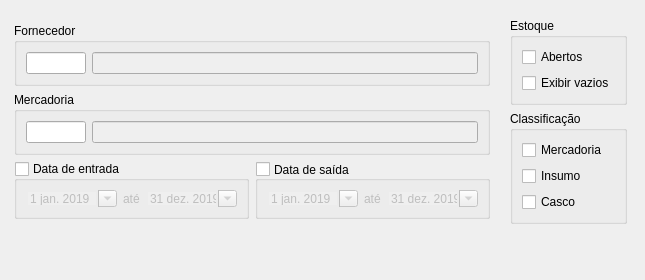
<?xml version="1.0" encoding="UTF-8"?>
<ui version="4.0">
 <class>FiltroEstoque</class>
 <widget class="QDialog" name="FiltroEstoque">
  <property name="geometry">
   <rect>
    <x>0</x>
    <y>0</y>
    <width>645</width>
    <height>280</height>
   </rect>
  </property>
  <property name="sizePolicy">
   <sizepolicy hsizetype="Expanding" vsizetype="Expanding">
    <horstretch>0</horstretch>
    <verstretch>0</verstretch>
   </sizepolicy>
  </property>
  <property name="minimumSize">
   <size>
    <width>600</width>
    <height>250</height>
   </size>
  </property>
  <property name="maximumSize">
   <size>
    <width>645</width>
    <height>280</height>
   </size>
  </property>
  <property name="sizeIncrement">
   <size>
    <width>100</width>
    <height>50</height>
   </size>
  </property>
  <property name="windowTitle">
   <string>Filtro Estoque</string>
  </property>
  <property name="locale">
   <locale language="Portuguese" country="Brazil"/>
  </property>
  <property name="sizeGripEnabled">
   <bool>false</bool>
  </property>
  <layout class="QGridLayout" name="gridLayout">
   <property name="leftMargin">
    <number>0</number>
   </property>
   <property name="topMargin">
    <number>0</number>
   </property>
   <property name="rightMargin">
    <number>0</number>
   </property>
   <property name="bottomMargin">
    <number>0</number>
   </property>
   <property name="spacing">
    <number>6</number>
   </property>
   <item row="0" column="0">
    <widget class="QFrame" name="frame">
     <property name="sizePolicy">
      <sizepolicy hsizetype="Expanding" vsizetype="Expanding">
       <horstretch>0</horstretch>
       <verstretch>0</verstretch>
      </sizepolicy>
     </property>
     <property name="font">
      <font>
       <weight>75</weight>
       <bold>true</bold>
      </font>
     </property>
     <property name="lineWidth">
      <number>0</number>
     </property>
     <layout class="QGridLayout" name="gridLayout_2">
      <property name="leftMargin">
       <number>0</number>
      </property>
      <property name="topMargin">
       <number>0</number>
      </property>
      <property name="rightMargin">
       <number>0</number>
      </property>
      <property name="bottomMargin">
       <number>0</number>
      </property>
      <property name="verticalSpacing">
       <number>6</number>
      </property>
      <item row="1" column="0">
       <widget class="QFrame" name="formFrame">
        <property name="sizePolicy">
         <sizepolicy hsizetype="Preferred" vsizetype="Preferred">
          <horstretch>0</horstretch>
          <verstretch>0</verstretch>
         </sizepolicy>
        </property>
        <property name="font">
         <font>
          <weight>50</weight>
          <bold>false</bold>
         </font>
        </property>
        <layout class="QGridLayout" name="gridLayout_3">
         <property name="leftMargin">
          <number>9</number>
         </property>
         <item row="0" column="1">
          <widget class="QFrame" name="frame_2">
           <property name="sizePolicy">
            <sizepolicy hsizetype="Preferred" vsizetype="Fixed">
             <horstretch>0</horstretch>
             <verstretch>0</verstretch>
            </sizepolicy>
           </property>
           <layout class="QVBoxLayout" name="verticalLayout_4">
            <item>
             <widget class="QGroupBox" name="groupBox_4">
              <property name="sizePolicy">
               <sizepolicy hsizetype="Preferred" vsizetype="Preferred">
                <horstretch>0</horstretch>
                <verstretch>0</verstretch>
               </sizepolicy>
              </property>
              <property name="title">
               <string>Estoque</string>
              </property>
              <layout class="QVBoxLayout" name="verticalLayout_2">
               <item>
                <widget class="QCheckBox" name="checkBox_abertos">
                 <property name="text">
                  <string>Abertos</string>
                 </property>
                </widget>
               </item>
               <item>
                <widget class="QCheckBox" name="checkBox_vazios">
                 <property name="text">
                  <string>Exibir vazios</string>
                 </property>
                </widget>
               </item>
              </layout>
             </widget>
            </item>
            <item>
             <widget class="QGroupBox" name="groupBox_3">
              <property name="sizePolicy">
               <sizepolicy hsizetype="Preferred" vsizetype="Preferred">
                <horstretch>0</horstretch>
                <verstretch>0</verstretch>
               </sizepolicy>
              </property>
              <property name="title">
               <string>Classificação</string>
              </property>
              <layout class="QVBoxLayout" name="verticalLayout">
               <item>
                <widget class="QCheckBox" name="checkBox_mercadoria">
                 <property name="text">
                  <string>Mercadoria</string>
                 </property>
                </widget>
               </item>
               <item>
                <widget class="QCheckBox" name="checkBox_insumo">
                 <property name="text">
                  <string>Insumo</string>
                 </property>
                </widget>
               </item>
               <item>
                <widget class="QCheckBox" name="checkBox_casco">
                 <property name="text">
                  <string>Casco</string>
                 </property>
                </widget>
               </item>
              </layout>
             </widget>
            </item>
           </layout>
          </widget>
         </item>
         <item row="0" column="0">
          <widget class="QFrame" name="frame_3">
           <property name="sizePolicy">
            <sizepolicy hsizetype="Preferred" vsizetype="Fixed">
             <horstretch>0</horstretch>
             <verstretch>0</verstretch>
            </sizepolicy>
           </property>
           <property name="frameShape">
            <enum>QFrame::NoFrame</enum>
           </property>
           <property name="frameShadow">
            <enum>QFrame::Plain</enum>
           </property>
           <property name="lineWidth">
            <number>0</number>
           </property>
           <layout class="QVBoxLayout" name="verticalLayout_5">
            <property name="leftMargin">
             <number>5</number>
            </property>
            <property name="topMargin">
             <number>5</number>
            </property>
            <property name="rightMargin">
             <number>5</number>
            </property>
            <property name="bottomMargin">
             <number>5</number>
            </property>
            <item>
             <widget class="QGroupBox" name="horizontalGroupBox_2">
              <property name="sizePolicy">
               <sizepolicy hsizetype="Preferred" vsizetype="Fixed">
                <horstretch>0</horstretch>
                <verstretch>0</verstretch>
               </sizepolicy>
              </property>
              <property name="title">
               <string>Fornecedor</string>
              </property>
              <property name="checkable">
               <bool>false</bool>
              </property>
              <layout class="QHBoxLayout" name="horizontalLayout_2">
               <property name="leftMargin">
                <number>9</number>
               </property>
               <property name="topMargin">
                <number>9</number>
               </property>
               <property name="rightMargin">
                <number>9</number>
               </property>
               <property name="bottomMargin">
                <number>9</number>
               </property>
               <item>
                <widget class="QLineEdit" name="lineEdit_fornecedor_documento">
                 <property name="maximumSize">
                  <size>
                   <width>60</width>
                   <height>16777215</height>
                  </size>
                 </property>
                </widget>
               </item>
               <item>
                <widget class="QLineEdit" name="lineEdit_fornecedor">
                 <property name="enabled">
                  <bool>false</bool>
                 </property>
                </widget>
               </item>
              </layout>
             </widget>
            </item>
            <item>
             <widget class="QGroupBox" name="horizontalGroupBox_3">
              <property name="sizePolicy">
               <sizepolicy hsizetype="Preferred" vsizetype="Fixed">
                <horstretch>0</horstretch>
                <verstretch>0</verstretch>
               </sizepolicy>
              </property>
              <property name="title">
               <string>Mercadoria</string>
              </property>
              <property name="checkable">
               <bool>false</bool>
              </property>
              <layout class="QHBoxLayout" name="horizontalLayout_3">
               <property name="leftMargin">
                <number>9</number>
               </property>
               <property name="topMargin">
                <number>9</number>
               </property>
               <property name="rightMargin">
                <number>9</number>
               </property>
               <property name="bottomMargin">
                <number>9</number>
               </property>
               <item>
                <widget class="QLineEdit" name="lineEdit_mercadoria_id">
                 <property name="maximumSize">
                  <size>
                   <width>60</width>
                   <height>16777215</height>
                  </size>
                 </property>
                </widget>
               </item>
               <item>
                <widget class="QLineEdit" name="lineEdit_mercadoria">
                 <property name="enabled">
                  <bool>false</bool>
                 </property>
                </widget>
               </item>
              </layout>
             </widget>
            </item>
            <item>
             <widget class="QWidget" name="widget_4" native="true">
              <layout class="QHBoxLayout" name="horizontalLayout_6">
               <property name="leftMargin">
                <number>0</number>
               </property>
               <property name="topMargin">
                <number>0</number>
               </property>
               <property name="rightMargin">
                <number>0</number>
               </property>
               <property name="bottomMargin">
                <number>0</number>
               </property>
               <item>
                <widget class="QGroupBox" name="groupBox_entrada">
                 <property name="sizePolicy">
                  <sizepolicy hsizetype="Minimum" vsizetype="Fixed">
                   <horstretch>0</horstretch>
                   <verstretch>0</verstretch>
                  </sizepolicy>
                 </property>
                 <property name="title">
                  <string>Data de entrada</string>
                 </property>
                 <property name="checkable">
                  <bool>true</bool>
                 </property>
                 <property name="checked">
                  <bool>false</bool>
                 </property>
                 <layout class="QHBoxLayout" name="horizontalLayout">
                  <property name="leftMargin">
                   <number>9</number>
                  </property>
                  <property name="topMargin">
                   <number>9</number>
                  </property>
                  <property name="rightMargin">
                   <number>9</number>
                  </property>
                  <property name="bottomMargin">
                   <number>9</number>
                  </property>
                  <item>
                   <widget class="QDateEdit" name="dateEdit_data_entrada1">
                    <property name="sizePolicy">
                     <sizepolicy hsizetype="Fixed" vsizetype="Fixed">
                      <horstretch>0</horstretch>
                      <verstretch>0</verstretch>
                     </sizepolicy>
                    </property>
                    <property name="wrapping">
                     <bool>false</bool>
                    </property>
                    <property name="frame">
                     <bool>false</bool>
                    </property>
                    <property name="readOnly">
                     <bool>false</bool>
                    </property>
                    <property name="buttonSymbols">
                     <enum>QAbstractSpinBox::UpDownArrows</enum>
                    </property>
                    <property name="calendarPopup">
                     <bool>true</bool>
                    </property>
                    <property name="date">
                     <date>
                      <year>2019</year>
                      <month>1</month>
                      <day>1</day>
                     </date>
                    </property>
                   </widget>
                  </item>
                  <item>
                   <widget class="QLabel" name="label_2">
                    <property name="sizePolicy">
                     <sizepolicy hsizetype="Fixed" vsizetype="Preferred">
                      <horstretch>0</horstretch>
                      <verstretch>0</verstretch>
                     </sizepolicy>
                    </property>
                    <property name="text">
                     <string>até</string>
                    </property>
                   </widget>
                  </item>
                  <item>
                   <widget class="QDateEdit" name="dateEdit_data_entrada2">
                    <property name="sizePolicy">
                     <sizepolicy hsizetype="Fixed" vsizetype="Fixed">
                      <horstretch>0</horstretch>
                      <verstretch>0</verstretch>
                     </sizepolicy>
                    </property>
                    <property name="wrapping">
                     <bool>false</bool>
                    </property>
                    <property name="frame">
                     <bool>false</bool>
                    </property>
                    <property name="readOnly">
                     <bool>false</bool>
                    </property>
                    <property name="buttonSymbols">
                     <enum>QAbstractSpinBox::UpDownArrows</enum>
                    </property>
                    <property name="calendarPopup">
                     <bool>true</bool>
                    </property>
                    <property name="date">
                     <date>
                      <year>2019</year>
                      <month>12</month>
                      <day>31</day>
                     </date>
                    </property>
                   </widget>
                  </item>
                 </layout>
                </widget>
               </item>
               <item>
                <widget class="QGroupBox" name="groupBox_saida">
                 <property name="sizePolicy">
                  <sizepolicy hsizetype="Preferred" vsizetype="Fixed">
                   <horstretch>0</horstretch>
                   <verstretch>0</verstretch>
                  </sizepolicy>
                 </property>
                 <property name="title">
                  <string>Data de saída</string>
                 </property>
                 <property name="alignment">
                  <set>Qt::AlignLeading|Qt::AlignLeft|Qt::AlignVCenter</set>
                 </property>
                 <property name="checkable">
                  <bool>true</bool>
                 </property>
                 <property name="checked">
                  <bool>false</bool>
                 </property>
                 <layout class="QHBoxLayout" name="horizontalLayout_4">
                  <item>
                   <widget class="QDateEdit" name="dateEdit_data_saida1">
                    <property name="sizePolicy">
                     <sizepolicy hsizetype="Fixed" vsizetype="Fixed">
                      <horstretch>0</horstretch>
                      <verstretch>0</verstretch>
                     </sizepolicy>
                    </property>
                    <property name="wrapping">
                     <bool>false</bool>
                    </property>
                    <property name="frame">
                     <bool>false</bool>
                    </property>
                    <property name="readOnly">
                     <bool>false</bool>
                    </property>
                    <property name="buttonSymbols">
                     <enum>QAbstractSpinBox::UpDownArrows</enum>
                    </property>
                    <property name="calendarPopup">
                     <bool>true</bool>
                    </property>
                    <property name="date">
                     <date>
                      <year>2019</year>
                      <month>1</month>
                      <day>1</day>
                     </date>
                    </property>
                   </widget>
                  </item>
                  <item>
                   <widget class="QLabel" name="label_3">
                    <property name="sizePolicy">
                     <sizepolicy hsizetype="Fixed" vsizetype="Minimum">
                      <horstretch>0</horstretch>
                      <verstretch>0</verstretch>
                     </sizepolicy>
                    </property>
                    <property name="text">
                     <string>até</string>
                    </property>
                   </widget>
                  </item>
                  <item>
                   <widget class="QDateEdit" name="dateEdit_data_saida2">
                    <property name="sizePolicy">
                     <sizepolicy hsizetype="Fixed" vsizetype="Fixed">
                      <horstretch>0</horstretch>
                      <verstretch>0</verstretch>
                     </sizepolicy>
                    </property>
                    <property name="wrapping">
                     <bool>false</bool>
                    </property>
                    <property name="frame">
                     <bool>false</bool>
                    </property>
                    <property name="readOnly">
                     <bool>false</bool>
                    </property>
                    <property name="buttonSymbols">
                     <enum>QAbstractSpinBox::UpDownArrows</enum>
                    </property>
                    <property name="calendarPopup">
                     <bool>true</bool>
                    </property>
                    <property name="date">
                     <date>
                      <year>2019</year>
                      <month>12</month>
                      <day>31</day>
                     </date>
                    </property>
                   </widget>
                  </item>
                 </layout>
                </widget>
               </item>
              </layout>
             </widget>
            </item>
           </layout>
          </widget>
         </item>
         <item row="1" column="0">
          <spacer name="verticalSpacer">
           <property name="orientation">
            <enum>Qt::Vertical</enum>
           </property>
           <property name="sizeHint" stdset="0">
            <size>
             <width>20</width>
             <height>40</height>
            </size>
           </property>
          </spacer>
         </item>
        </layout>
       </widget>
      </item>
     </layout>
    </widget>
   </item>
  </layout>
 </widget>
 <resources/>
 <connections/>
</ui>
